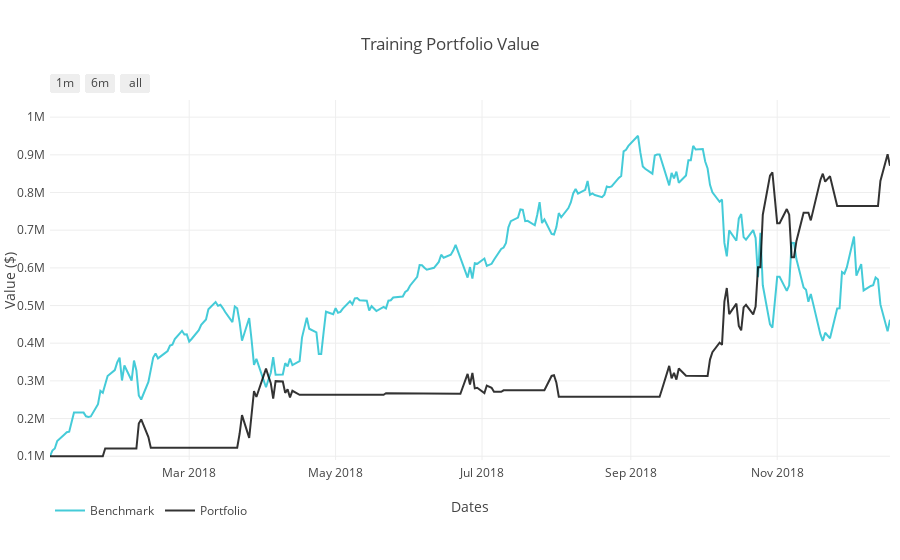

Here is the notebook cell this chart was saved with:
### Markdown cell above
## Plotting market simulator results

### Code cell
plot_norm_data = plot_norm_data_vertical_lines(
    df_orders,
    portvals,
    portvals_bm,
    vert_lines=False,
    title="Training Portfolio Value",
    xtitle="Dates",
    ytitle="Value ($)",
    output_type='nb')
iplot(plot_norm_data)

### Figure 1 — Plotly figure (JSON) as saved in the notebook; plotly's stock layout.template omitted (floating-point values rounded to 4 significant figures; data arrays with more than 128 entries replaced by an {"elided": "..."} marker saying what was removed)
{"data": [{"line": {"color": "#17BECF"}, "name": "Benchmark", "opacity": 0.8, "type": "scatter", "uid": "744c5e03-a274-4901-ac5a-69bb4f7b4040", "x": {"elided": "243 str values"}, "y": {"elided": "243 int values"}}, {"line": {"color": "#000000"}, "name": "Portfolio", "opacity": 0.8, "type": "scatter", "uid": "81943693-63b4-4a06-b3fc-e0cffd3bba3d", "x": {"elided": "243 str values"}, "y": {"elided": "243 int values"}}], "layout": {"autosize": true, "legend": {"orientation": "h"}, "margin": {"b": 100, "l": 50, "pad": 4, "r": 10, "t": 100}, "showlegend": true, "title": {"text": "Training Portfolio Value"}, "xaxis": {"range": ["2018-01-02", "2018-12-18"], "rangeselector": {"buttons": [{"count": 1, "label": "1m", "step": "month", "stepmode": "backward"}, {"count": 6, "label": "6m", "step": "month", "stepmode": "backward"}, {"step": "all"}]}, "title": {"text": "Dates"}, "type": "date"}, "yaxis": {"range": [90000, 1045550], "title": {"text": "Value ($)"}, "type": "linear"}}}
